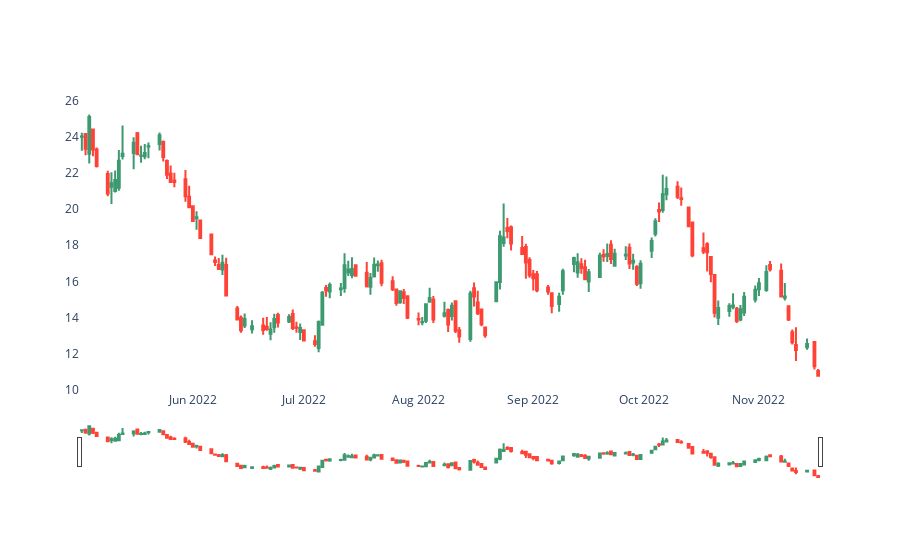

The notebook cell this image was saved under:
### Code cell
fig = go.Figure()
fig.add_trace(go.Candlestick(
    name='Fechamento', 
    x=acao_selecionada.index, 
    open=acao_selecionada["Open"], 
    high=acao_selecionada["High"],
    low=acao_selecionada["Low"],
    close=acao_selecionada["Close"]))

fig.update_layout(paper_bgcolor='rgba(0,0,0,0)', plot_bgcolor='rgba(0,0,0,0)')

fig.show()

### Figure 1 — Plotly figure (JSON) as saved in the notebook; plotly's stock layout.template omitted (floating-point values rounded to 4 significant figures; data arrays with more than 128 entries replaced by an {"elided": "..."} marker saying what was removed)
{"data": [{"close": {"elided": "139 float values"}, "high": {"elided": "139 float values"}, "low": {"elided": "139 float values"}, "name": "Fechamento", "open": {"elided": "139 float values"}, "type": "candlestick", "x": {"elided": "139 str values"}}], "layout": {"paper_bgcolor": "rgba(0,0,0,0)", "plot_bgcolor": "rgba(0,0,0,0)"}}
